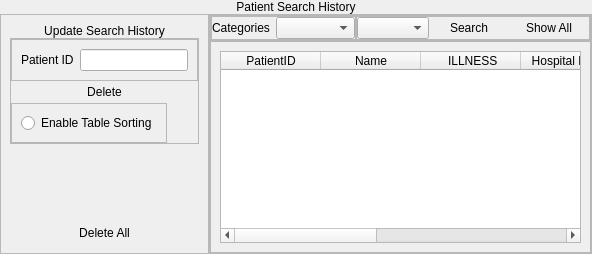
            <widget class="QWidget" name="page_sale_history">
             <layout class="QVBoxLayout" name="verticalLayout_65">
              <property name="spacing">
               <number>0</number>
              </property>
              <property name="leftMargin">
               <number>0</number>
              </property>
              <property name="topMargin">
               <number>0</number>
              </property>
              <property name="rightMargin">
               <number>0</number>
              </property>
              <property name="bottomMargin">
               <number>0</number>
              </property>
              <item alignment="Qt::AlignTop">
               <widget class="QFrame" name="frame_83">
                <property name="frameShape">
                 <enum>QFrame::NoFrame</enum>
                </property>
                <property name="frameShadow">
                 <enum>QFrame::Plain</enum>
                </property>
                <layout class="QVBoxLayout" name="verticalLayout_64">
                 <property name="spacing">
                  <number>0</number>
                 </property>
                 <property name="leftMargin">
                  <number>0</number>
                 </property>
                 <property name="topMargin">
                  <number>0</number>
                 </property>
                 <property name="rightMargin">
                  <number>0</number>
                 </property>
                 <property name="bottomMargin">
                  <number>0</number>
                 </property>
                 <item>
                  <widget class="QLabel" name="label_47">
                   <property name="styleSheet">
                    <string notr="true">font: 20pt &quot;Century Gothic&quot;;</string>
                   </property>
                   <property name="text">
                    <string>Patient Search History</string>
                   </property>
                   <property name="alignment">
                    <set>Qt::AlignCenter</set>
                   </property>
                  </widget>
                 </item>
                </layout>
               </widget>
              </item>
              <item>
               <widget class="QFrame" name="frame_97">
                <property name="sizePolicy">
                 <sizepolicy hsizetype="Expanding" vsizetype="Preferred">
                  <horstretch>0</horstretch>
                  <verstretch>0</verstretch>
                 </sizepolicy>
                </property>
                <property name="frameShape">
                 <enum>QFrame::NoFrame</enum>
                </property>
                <property name="frameShadow">
                 <enum>QFrame::Plain</enum>
                </property>
                <layout class="QHBoxLayout" name="horizontalLayout_73" stretch="0,0">
                 <property name="spacing">
                  <number>0</number>
                 </property>
                 <property name="leftMargin">
                  <number>0</number>
                 </property>
                 <property name="topMargin">
                  <number>0</number>
                 </property>
                 <property name="rightMargin">
                  <number>0</number>
                 </property>
                 <property name="bottomMargin">
                  <number>0</number>
                 </property>
                 <item>
                  <widget class="QFrame" name="frame_30">
                   <property name="frameShape">
                    <enum>QFrame::StyledPanel</enum>
                   </property>
                   <property name="frameShadow">
                    <enum>QFrame::Raised</enum>
                   </property>
                   <layout class="QVBoxLayout" name="verticalLayout_82">
                    <item alignment="Qt::AlignTop">
                     <widget class="QFrame" name="frame_222">
                      <property name="sizePolicy">
                       <sizepolicy hsizetype="Preferred" vsizetype="Preferred">
                        <horstretch>0</horstretch>
                        <verstretch>0</verstretch>
                       </sizepolicy>
                      </property>
                      <property name="frameShape">
                       <enum>QFrame::NoFrame</enum>
                      </property>
                      <property name="frameShadow">
                       <enum>QFrame::Plain</enum>
                      </property>
                      <layout class="QVBoxLayout" name="verticalLayout_151" stretch="0,0">
                       <property name="spacing">
                        <number>0</number>
                       </property>
                       <property name="leftMargin">
                        <number>0</number>
                       </property>
                       <property name="topMargin">
                        <number>0</number>
                       </property>
                       <property name="rightMargin">
                        <number>0</number>
                       </property>
                       <property name="bottomMargin">
                        <number>0</number>
                       </property>
                       <item alignment="Qt::AlignTop">
                        <widget class="QLabel" name="label_106">
                         <property name="styleSheet">
                          <string notr="true">font: 16pt &quot;Century Gothic&quot;;</string>
                         </property>
                         <property name="text">
                          <string>Update Search History</string>
                         </property>
                         <property name="alignment">
                          <set>Qt::AlignCenter</set>
                         </property>
                        </widget>
                       </item>
                       <item alignment="Qt::AlignBottom">
                        <widget class="QFrame" name="frame_227">
                         <property name="frameShape">
                          <enum>QFrame::StyledPanel</enum>
                         </property>
                         <property name="frameShadow">
                          <enum>QFrame::Raised</enum>
                         </property>
                         <layout class="QVBoxLayout" name="verticalLayout_154">
                          <property name="spacing">
                           <number>0</number>
                          </property>
                          <property name="leftMargin">
                           <number>0</number>
                          </property>
                          <property name="topMargin">
                           <number>0</number>
                          </property>
                          <property name="rightMargin">
                           <number>0</number>
                          </property>
                          <property name="bottomMargin">
                           <number>0</number>
                          </property>
                          <item>
                           <widget class="QFrame" name="frame_228">
                            <property name="frameShape">
                             <enum>QFrame::StyledPanel</enum>
                            </property>
                            <property name="frameShadow">
                             <enum>QFrame::Raised</enum>
                            </property>
                            <layout class="QHBoxLayout" name="horizontalLayout_81">
                             <item>
                              <widget class="QLabel" name="label_121">
                               <property name="styleSheet">
                                <string notr="true">font: 12pt &quot;Century Gothic&quot;;
</string>
                               </property>
                               <property name="text">
                                <string>Patient ID</string>
                               </property>
                              </widget>
                             </item>
                             <item alignment="Qt::AlignRight">
                              <widget class="QLineEdit" name="employee_update_ssn_3">
                               <property name="styleSheet">
                                <string notr="true">font: 10pt &quot;Century Gothic&quot;;

</string>
                               </property>
                              </widget>
                             </item>
                            </layout>
                           </widget>
                          </item>
                          <item>
                           <widget class="QPushButton" name="sale_history_delete">
                            <property name="cursor">
                             <cursorShape>PointingHandCursor</cursorShape>
                            </property>
                            <property name="styleSheet">
                             <string notr="true">font: 16pt &quot;Century Gothic&quot;;</string>
                            </property>
                            <property name="text">
                             <string>Delete</string>
                            </property>
                            <property name="flat">
                             <bool>true</bool>
                            </property>
                           </widget>
                          </item>
                          <item alignment="Qt::AlignLeft">
                           <widget class="QFrame" name="frame_239">
                            <property name="sizePolicy">
                             <sizepolicy hsizetype="Preferred" vsizetype="Fixed">
                              <horstretch>0</horstretch>
                              <verstretch>0</verstretch>
                             </sizepolicy>
                            </property>
                            <property name="frameShape">
                             <enum>QFrame::StyledPanel</enum>
                            </property>
                            <property name="frameShadow">
                             <enum>QFrame::Raised</enum>
                            </property>
                            <layout class="QHBoxLayout" name="horizontalLayout_80">
                             <item>
                              <widget class="QRadioButton" name="sale_history_checkbox">
                               <property name="sizePolicy">
                                <sizepolicy hsizetype="Fixed" vsizetype="Fixed">
                                 <horstretch>0</horstretch>
                                 <verstretch>0</verstretch>
                                </sizepolicy>
                               </property>
                               <property name="minimumSize">
                                <size>
                                 <width>53</width>
                                 <height>0</height>
                                </size>
                               </property>
                               <property name="styleSheet">
                                <string notr="true">font: 12pt &quot;Century Gothic&quot;;
</string>
                               </property>
                               <property name="text">
                                <string>Enable Table Sorting</string>
                               </property>
                              </widget>
                             </item>
                            </layout>
                           </widget>
                          </item>
                         </layout>
                        </widget>
                       </item>
                      </layout>
                     </widget>
                    </item>
                    <item>
                     <widget class="QPushButton" name="sale_history_deleteAll">
                      <property name="cursor">
                       <cursorShape>PointingHandCursor</cursorShape>
                      </property>
                      <property name="styleSheet">
                       <string notr="true">font: 16pt &quot;Century Gothic&quot;;</string>
                      </property>
                      <property name="text">
                       <string>Delete All</string>
                      </property>
                      <property name="flat">
                       <bool>true</bool>
                      </property>
                     </widget>
                    </item>
                   </layout>
                  </widget>
                 </item>
                 <item>
                  <widget class="QFrame" name="frame_22">
                   <property name="frameShape">
                    <enum>QFrame::StyledPanel</enum>
                   </property>
                   <property name="frameShadow">
                    <enum>QFrame::Raised</enum>
                   </property>
                   <layout class="QVBoxLayout" name="verticalLayout_55">
                    <property name="spacing">
                     <number>0</number>
                    </property>
                    <property name="leftMargin">
                     <number>0</number>
                    </property>
                    <property name="topMargin">
                     <number>0</number>
                    </property>
                    <property name="rightMargin">
                     <number>0</number>
                    </property>
                    <property name="bottomMargin">
                     <number>0</number>
                    </property>
                    <item>
                     <widget class="QFrame" name="frame_98">
                      <property name="frameShape">
                       <enum>QFrame::StyledPanel</enum>
                      </property>
                      <property name="frameShadow">
                       <enum>QFrame::Sunken</enum>
                      </property>
                      <layout class="QHBoxLayout" name="horizontalLayout_33">
                       <property name="spacing">
                        <number>0</number>
                       </property>
                       <property name="leftMargin">
                        <number>0</number>
                       </property>
                       <property name="topMargin">
                        <number>0</number>
                       </property>
                       <property name="rightMargin">
                        <number>0</number>
                       </property>
                       <property name="bottomMargin">
                        <number>0</number>
                       </property>
                       <item>
                        <widget class="QFrame" name="frame_99">
                         <property name="frameShape">
                          <enum>QFrame::StyledPanel</enum>
                         </property>
                         <property name="frameShadow">
                          <enum>QFrame::Raised</enum>
                         </property>
                         <layout class="QHBoxLayout" name="horizontalLayout_34">
                          <property name="spacing">
                           <number>3</number>
                          </property>
                          <property name="leftMargin">
                           <number>0</number>
                          </property>
                          <property name="topMargin">
                           <number>0</number>
                          </property>
                          <property name="rightMargin">
                           <number>0</number>
                          </property>
                          <property name="bottomMargin">
                           <number>0</number>
                          </property>
                          <item>
                           <widget class="QLabel" name="label_48">
                            <property name="styleSheet">
                             <string notr="true">font: 16pt &quot;Century Gothic&quot;;</string>
                            </property>
                            <property name="text">
                             <string>Categories</string>
                            </property>
                            <property name="alignment">
                             <set>Qt::AlignCenter</set>
                            </property>
                           </widget>
                          </item>
                          <item>
                           <widget class="QLineEdit" name="sale_history_billsearch">
                            <property name="sizePolicy">
                             <sizepolicy hsizetype="Ignored" vsizetype="Fixed">
                              <horstretch>0</horstretch>
                              <verstretch>0</verstretch>
                             </sizepolicy>
                            </property>
                            <property name="styleSheet">
                             <string notr="true">font: 10pt &quot;Century Gothic&quot;;

</string>
                            </property>
                           </widget>
                          </item>
                          <item>
                           <widget class="QComboBox" name="sale_history_sort1_combo">
                            <property name="cursor">
                             <cursorShape>PointingHandCursor</cursorShape>
                            </property>
                            <property name="styleSheet">
                             <string notr="true">font: 10pt &quot;Century Gothic&quot;;
</string>
                            </property>
                            <item>
                             <property name="text">
                              <string/>
                             </property>
                            </item>
                            <item>
                             <property name="text">
                              <string>ILLNESS</string>
                             </property>
                            </item>
                            <item>
                             <property name="text">
                              <string>Hospital</string>
                             </property>
                            </item>
                           </widget>
                          </item>
                         </layout>
                        </widget>
                       </item>
                       <item>
                        <widget class="QFrame" name="frame_100">
                         <property name="frameShape">
                          <enum>QFrame::StyledPanel</enum>
                         </property>
                         <property name="frameShadow">
                          <enum>QFrame::Raised</enum>
                         </property>
                         <layout class="QHBoxLayout" name="horizontalLayout_35">
                          <property name="spacing">
                           <number>0</number>
                          </property>
                          <property name="leftMargin">
                           <number>0</number>
                          </property>
                          <property name="topMargin">
                           <number>0</number>
                          </property>
                          <property name="rightMargin">
                           <number>0</number>
                          </property>
                          <property name="bottomMargin">
                           <number>0</number>
                          </property>
                          <item>
                           <widget class="QComboBox" name="sale_history_sort2_combo">
                            <property name="cursor">
                             <cursorShape>PointingHandCursor</cursorShape>
                            </property>
                            <property name="styleSheet">
                             <string notr="true">font: 10pt &quot;Century Gothic&quot;;

</string>
                            </property>
                           </widget>
                          </item>
                          <item>
                           <widget class="QPushButton" name="sale_history_search_btn">
                            <property name="cursor">
                             <cursorShape>PointingHandCursor</cursorShape>
                            </property>
                            <property name="styleSheet">
                             <string notr="true">font: 12pt &quot;Century Gothic&quot;;</string>
                            </property>
                            <property name="text">
                             <string>Search</string>
                            </property>
                            <property name="flat">
                             <bool>true</bool>
                            </property>
                           </widget>
                          </item>
                          <item>
                           <widget class="QPushButton" name="sale_history_show_all_btn">
                            <property name="cursor">
                             <cursorShape>PointingHandCursor</cursorShape>
                            </property>
                            <property name="styleSheet">
                             <string notr="true">font: 12pt &quot;Century Gothic&quot;;</string>
                            </property>
                            <property name="text">
                             <string>Show All</string>
                            </property>
                            <property name="flat">
                             <bool>true</bool>
                            </property>
                           </widget>
                          </item>
                         </layout>
                        </widget>
                       </item>
                      </layout>
                     </widget>
                    </item>
                    <item>
                     <widget class="QFrame" name="frame_101">
                      <property name="sizePolicy">
                       <sizepolicy hsizetype="Preferred" vsizetype="Expanding">
                        <horstretch>0</horstretch>
                        <verstretch>0</verstretch>
                       </sizepolicy>
                      </property>
                      <property name="frameShape">
                       <enum>QFrame::StyledPanel</enum>
                      </property>
                      <property name="frameShadow">
                       <enum>QFrame::Sunken</enum>
                      </property>
                      <layout class="QHBoxLayout" name="horizontalLayout_48">
                       <item>
                        <widget class="QTableWidget" name="tableWidget_2">
                         <property name="styleSheet">
                          <string notr="true">font: 10pt &quot;Century Gothic&quot;;

</string>
                         </property>
                         <property name="sizeAdjustPolicy">
                          <enum>QAbstractScrollArea::AdjustIgnored</enum>
                         </property>
                         <property name="selectionMode">
                          <enum>QAbstractItemView::ExtendedSelection</enum>
                         </property>
                         <property name="sortingEnabled">
                          <bool>false</bool>
                         </property>
                         <attribute name="horizontalHeaderShowSortIndicator" stdset="0">
                          <bool>false</bool>
                         </attribute>
                         <column>
                          <property name="text">
                           <string>PatientID</string>
                          </property>
                         </column>
                         <column>
                          <property name="text">
                           <string>Name</string>
                          </property>
                         </column>
                         <column>
                          <property name="text">
                           <string> ILLNESS</string>
                          </property>
                         </column>
                         <column>
                          <property name="text">
                           <string>Hospital Name</string>
                          </property>
                         </column>
                         <column>
                          <property name="text">
                           <string>Dept Name</string>
                          </property>
                         </column>
                         <column>
                          <property name="text">
                           <string>Doctor Name</string>
                          </property>
                         </column>
                         <column>
                          <property name="text">
                           <string>Date</string>
                          </property>
                         </column>
                        </widget>
                       </item>
                      </layout>
                     </widget>
                    </item>
                   </layout>
                  </widget>
                 </item>
                </layout>
               </widget>
              </item>
             </layout>
            </widget>
